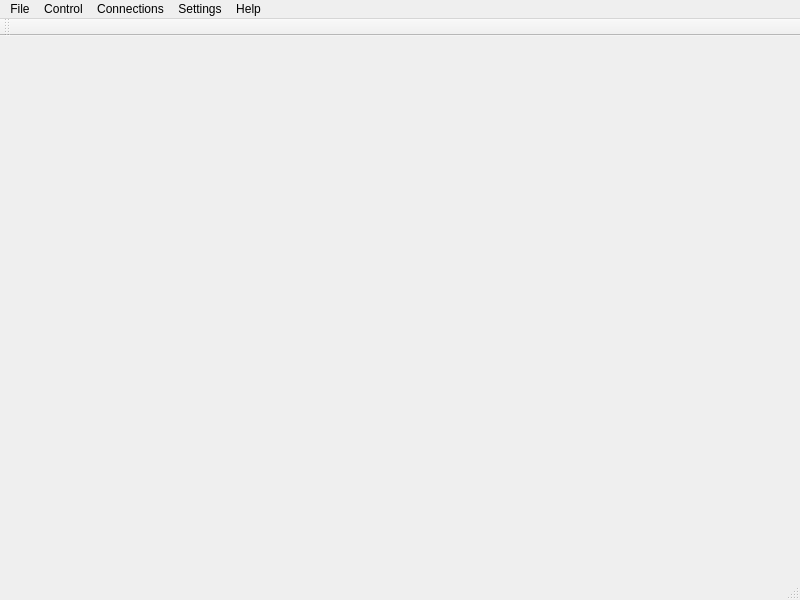
<?xml version="1.0" encoding="UTF-8"?>
<ui version="4.0">
 <class>KMidimonWin</class>
 <widget class="QMainWindow" name="KMidimonWin">
  <property name="geometry">
   <rect>
    <x>0</x>
    <y>0</y>
    <width>800</width>
    <height>600</height>
   </rect>
  </property>
  <property name="windowTitle">
   <string>MainWindow</string>
  </property>
  <widget class="QWidget" name="centralwidget"/>
  <widget class="QMenuBar" name="menubar">
   <property name="geometry">
    <rect>
     <x>0</x>
     <y>0</y>
     <width>800</width>
     <height>20</height>
    </rect>
   </property>
   <widget class="QMenu" name="menuFile">
    <property name="title">
     <string>File</string>
    </property>
   </widget>
   <widget class="QMenu" name="menuControl">
    <property name="title">
     <string>Control</string>
    </property>
   </widget>
   <widget class="QMenu" name="menuConnections">
    <property name="title">
     <string>Connections</string>
    </property>
   </widget>
   <widget class="QMenu" name="menuSettings">
    <property name="title">
     <string>Settings</string>
    </property>
    <addaction name="actionShow_Toolbar"/>
    <addaction name="actionShow_Statusbar"/>
    <addaction name="separator"/>
   </widget>
   <widget class="QMenu" name="menuHelp">
    <property name="title">
     <string>Help</string>
    </property>
    <addaction name="actionContents"/>
    <addaction name="actionWeb_Site"/>
    <addaction name="separator"/>
    <addaction name="actionLanguage"/>
    <addaction name="separator"/>
    <addaction name="actionAbout"/>
    <addaction name="actionAbout_Qt"/>
   </widget>
   <addaction name="menuFile"/>
   <addaction name="menuControl"/>
   <addaction name="menuConnections"/>
   <addaction name="menuSettings"/>
   <addaction name="menuHelp"/>
  </widget>
  <widget class="QStatusBar" name="statusbar"/>
  <widget class="QToolBar" name="toolBar">
   <property name="windowTitle">
    <string>toolBar</string>
   </property>
   <attribute name="toolBarArea">
    <enum>TopToolBarArea</enum>
   </attribute>
   <attribute name="toolBarBreak">
    <bool>false</bool>
   </attribute>
  </widget>
  <action name="actionShow_Toolbar">
   <property name="checkable">
    <bool>true</bool>
   </property>
   <property name="checked">
    <bool>true</bool>
   </property>
   <property name="text">
    <string>Show Toolbar</string>
   </property>
  </action>
  <action name="actionShow_Statusbar">
   <property name="checkable">
    <bool>true</bool>
   </property>
   <property name="checked">
    <bool>true</bool>
   </property>
   <property name="text">
    <string>Show Statusbar</string>
   </property>
  </action>
  <action name="actionContents">
   <property name="text">
    <string>Contents</string>
   </property>
  </action>
  <action name="actionWeb_Site">
   <property name="text">
    <string>Web Site</string>
   </property>
  </action>
  <action name="actionLanguage">
   <property name="text">
    <string>Language</string>
   </property>
  </action>
  <action name="actionAbout">
   <property name="text">
    <string>About...</string>
   </property>
  </action>
  <action name="actionAbout_Qt">
   <property name="text">
    <string>About Qt</string>
   </property>
  </action>
 </widget>
 <resources/>
 <connections>
  <connection>
   <sender>actionShow_Toolbar</sender>
   <signal>triggered(bool)</signal>
   <receiver>toolBar</receiver>
   <slot>setVisible(bool)</slot>
   <hints>
    <hint type="sourcelabel">
     <x>-1</x>
     <y>-1</y>
    </hint>
    <hint type="destinationlabel">
     <x>399</x>
     <y>28</y>
    </hint>
   </hints>
  </connection>
  <connection>
   <sender>actionShow_Statusbar</sender>
   <signal>triggered(bool)</signal>
   <receiver>statusbar</receiver>
   <slot>setVisible(bool)</slot>
   <hints>
    <hint type="sourcelabel">
     <x>-1</x>
     <y>-1</y>
    </hint>
    <hint type="destinationlabel">
     <x>399</x>
     <y>588</y>
    </hint>
   </hints>
  </connection>
 </connections>
</ui>
